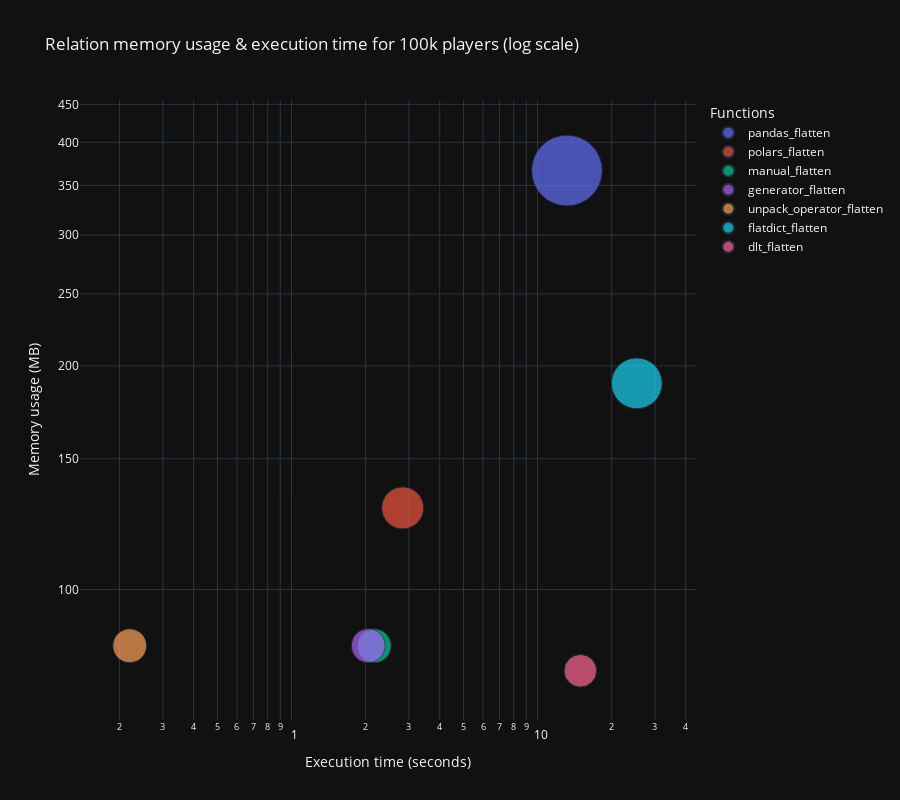

The code cell stored with this chart in its notebook:
### Markdown cell above
## Memory usage & execution time relation

### Code cell
# scatter plot memory usage based on executioen time for the most data point( 100k players)

df_max_players = df.loc[df['num_players'] >= 100000].copy()     # create a copy with only results from 

df_max_players['time_in_s'] = df_max_players['time_in_s'].round(2)
df_max_players['memory_in_mb'] = df_max_players['memory_in_mb'].round(2) 

h_bar = px.scatter(
    df_max_players,
    title='Relation memory usage & execution time for 100k players (log scale)',
    x='time_in_s',
    y='memory_in_mb',
    color='function',
    size='memory_in_mb',
    size_max=50,
    log_x=True,
    log_y=True,
    template=template,
    labels=labels,
    height=height,
    #width=width
)

h_bar.show()

### Figure 1 — Plotly figure (JSON) as saved in the notebook; plotly's stock layout.template omitted (floating-point values rounded to 4 significant figures)
{"data": [{"hovertemplate": "Functions=pandas_flatten<br>Execution time (seconds)=%{x}<br>Memory usage (MB)=%{marker.size}<extra></extra>", "legendgroup": "pandas_flatten", "marker": {"color": "#636efa", "size": [366.5], "sizemode": "area", "sizeref": 0.1466, "symbol": "circle"}, "mode": "markers", "name": "pandas_flatten", "orientation": "v", "showlegend": true, "type": "scatter", "x": [13.16], "xaxis": "x", "y": [366.5], "yaxis": "y"}, {"hovertemplate": "Functions=polars_flatten<br>Execution time (seconds)=%{x}<br>Memory usage (MB)=%{marker.size}<extra></extra>", "legendgroup": "polars_flatten", "marker": {"color": "#EF553B", "size": [128.8], "sizemode": "area", "sizeref": 0.1466, "symbol": "circle"}, "mode": "markers", "name": "polars_flatten", "orientation": "v", "showlegend": true, "type": "scatter", "x": [2.83], "xaxis": "x", "y": [128.8], "yaxis": "y"}, {"hovertemplate": "Functions=manual_flatten<br>Execution time (seconds)=%{x}<br>Memory usage (MB)=%{marker.size}<extra></extra>", "legendgroup": "manual_flatten", "marker": {"color": "#00cc96", "size": [84.0], "sizemode": "area", "sizeref": 0.1466, "symbol": "circle"}, "mode": "markers", "name": "manual_flatten", "orientation": "v", "showlegend": true, "type": "scatter", "x": [2.17], "xaxis": "x", "y": [84.0], "yaxis": "y"}, {"hovertemplate": "Functions=generator_flatten<br>Execution time (seconds)=%{x}<br>Memory usage (MB)=%{marker.size}<extra></extra>", "legendgroup": "generator_flatten", "marker": {"color": "#ab63fa", "size": [84.01], "sizemode": "area", "sizeref": 0.1466, "symbol": "circle"}, "mode": "markers", "name": "generator_flatten", "orientation": "v", "showlegend": true, "type": "scatter", "x": [2.05], "xaxis": "x", "y": [84.01], "yaxis": "y"}, {"hovertemplate": "Functions=unpack_operator_flatten<br>Execution time (seconds)=%{x}<br>Memory usage (MB)=%{marker.size}<extra></extra>", "legendgroup": "unpack_operator_flatten", "marker": {"color": "#FFA15A", "size": [84.0], "sizemode": "area", "sizeref": 0.1466, "symbol": "circle"}, "mode": "markers", "name": "unpack_operator_flatten", "orientation": "v", "showlegend": true, "type": "scatter", "x": [0.22], "xaxis": "x", "y": [84.0], "yaxis": "y"}, {"hovertemplate": "Functions=flatdict_flatten<br>Execution time (seconds)=%{x}<br>Memory usage (MB)=%{marker.size}<extra></extra>", "legendgroup": "flatdict_flatten", "marker": {"color": "#19d3f3", "size": [189.5], "sizemode": "area", "sizeref": 0.1466, "symbol": "circle"}, "mode": "markers", "name": "flatdict_flatten", "orientation": "v", "showlegend": true, "type": "scatter", "x": [25.3], "xaxis": "x", "y": [189.5], "yaxis": "y"}, {"hovertemplate": "Functions=dlt_flatten<br>Execution time (seconds)=%{x}<br>Memory usage (MB)=%{marker.size}<extra></extra>", "legendgroup": "dlt_flatten", "marker": {"color": "#FF6692", "size": [77.73], "sizemode": "area", "sizeref": 0.1466, "symbol": "circle"}, "mode": "markers", "name": "dlt_flatten", "orientation": "v", "showlegend": true, "type": "scatter", "x": [14.93], "xaxis": "x", "y": [77.73], "yaxis": "y"}], "layout": {"height": 800, "legend": {"itemsizing": "constant", "title": {"text": "Functions"}, "tracegroupgap": 0}, "title": {"text": "Relation memory usage & execution time for 100k players (log scale)"}, "xaxis": {"anchor": "y", "domain": [0, 1], "title": {"text": "Execution time (seconds)"}, "type": "log"}, "yaxis": {"anchor": "x", "domain": [0, 1], "title": {"text": "Memory usage (MB)"}, "type": "log"}}}
